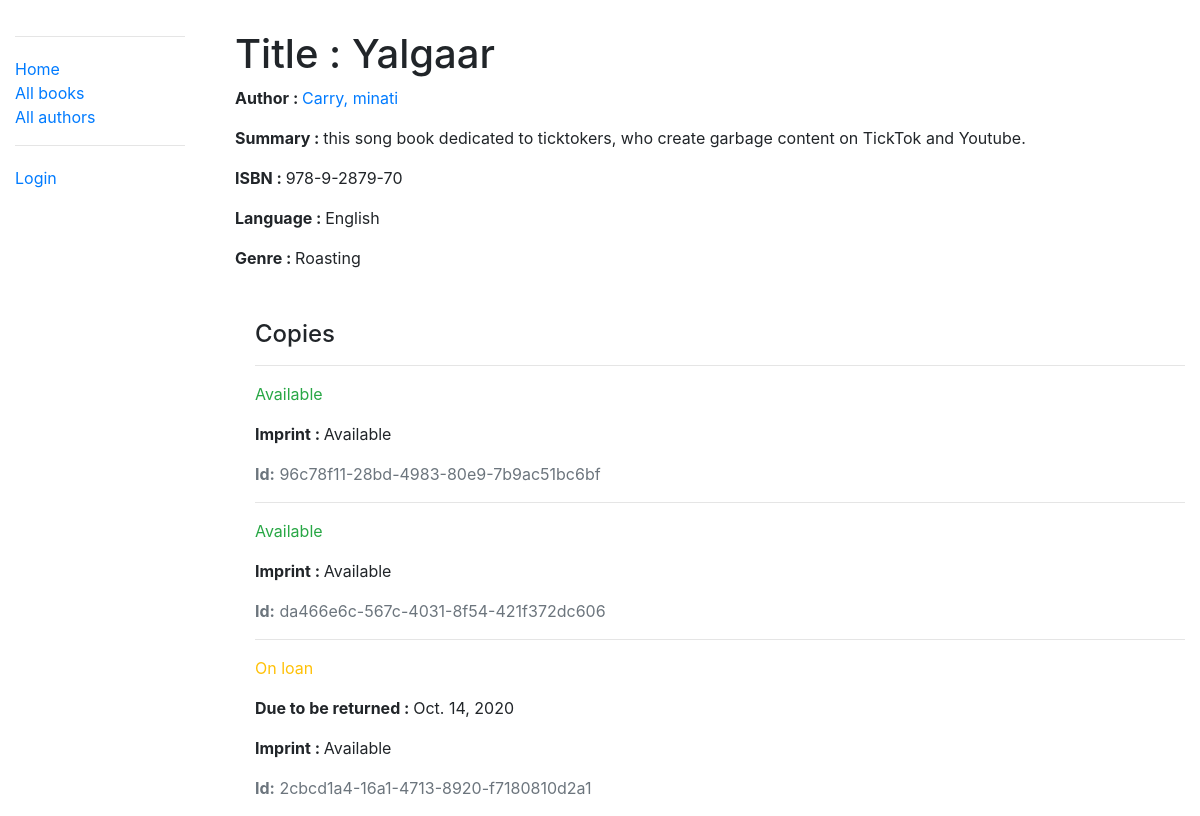
/catalog/book/2, run on the app's committed database.
### catalog/models.py (models this page shows, shortened)
class Book(models.Model):
    title = models.CharField(max_length=200)
    author = models.ForeignKey('Author', on_delete=models.SET_NULL, null=True)
    summary = models.TextField(max_length=1000, help_text="Enter a brief description of the book")
    isbn = models.CharField('ISBN', max_length=13,
                            help_text='13 Character <a href="https://www.isbn-international.org/content/what-isbn'
                                      '">ISBN number</a>')
    genre = models.ManyToManyField(Genre, help_text="Select a genre for this book")
    language = models.ForeignKey('Language', on_delete=models.SET_NULL, null=True)
    def display_genre(self):
        """Creates a string for the Genre. This is required to display genre in Admin."""
        return ', '.join([genre.name for genre in self.genre.all()[:3]])
    display_genre.short_description = 'Genre'

class Author(models.Model):
    first_name = models.CharField(max_length=100)
    last_name = models.CharField(max_length=100)
    date_of_birth = models.DateField(null=True, blank=True)
    date_of_death = models.DateField('died', null=True, blank=True)
    class Meta:
        ordering = ['last_name', 'first_name']
    def __str__(self):
        return '{0}, {1}'.format(self.last_name, self.first_name)

class Language(models.Model):
    name = models.CharField(max_length=200,
                            help_text="Enter the book's natural language (e.g. English, French, Japanese etc.)")
    def __str__(self):
        return self.name

class Genre(models.Model):
    name = models.CharField(
        max_length=200,
        help_text="Enter a book genre (e.g. Science Fiction, French Poetry etc.)"
        )
    def __str__(self):
        return self.name

class BookInstance(models.Model):
    id = models.UUIDField(primary_key=True, default=uuid.uuid4,
                          help_text="Unique ID for this particular book across whole library")
    book = models.ForeignKey('Book', on_delete=models.SET_NULL, null=True)
    imprint = models.CharField(max_length=200)
    due_back = models.DateField(null=True, blank=True)
    borrower = models.ForeignKey(User, on_delete=models.SET_NULL, null=True, blank=True)
    LOAN_STATUS = (
        ('d', 'Maintenance'),
        ('o', 'On loan'),
        ('a', 'Available'),
        ('r', 'Reserved'),
    )
    status = models.CharField(
        max_length=1,
        choices=LOAN_STATUS,
        blank=True,
        default='d',
        help_text='Book availability')
    class Meta:
        ordering = ['due_back']
        permissions = (("can_mark_returned", "Set book as returned"),)

### catalog/views.py (the view, shortened to what this page needs)
# urls.py: path('book/<int:pk>', views.BookDetailView.as_view(), name='book-detail'),
class BookDetailView(generic.DetailView):
    model = Book

### catalog/templates/catalog/book_detail.html (shortened to what this page needs)
<!DOCTYPE html>
<html lang="en">
<head>
</head>
<body>
    {% extends "base_generic.html" %}
    {% block content %}
    <div style="margin-left:20px;margin-top:30px">
        <h1>Title : {{ book.title }}</h1>
        <p><strong>Author : </strong> <a href=" ">{{ book.author }}</a></p>
        <p><strong>Summary : </strong> {{ book.summary }}</p>
        <p><strong>ISBN : </strong> {{ book.isbn }}</p>
        <p><strong>Language : </strong> {{ book.language }}</p>
        <p><strong>Genre : </strong> {{ book.genre.all|join:", " }}</p>
        <div style="margin-left:20px;margin-top:50px">
        <h4>Copies</h4>
        {% for copy in book.bookinstance_set.all %}
            <hr>
            <p class="{% if copy.status == 'a' %}text-success{% elif copy.status == 'm' %}text-danger{% else %}text-warning{% endif %}"> {{ copy.get_status_display }}   </p>
            {% if copy.status != 'a' %}
                <p><strong>Due to be returned : </strong> {{ copy.due_back }}</p>
            {% endif %}
                <p><strong>Imprint : </strong> {{ copy.imprint }}</p>
                <p class="text-muted"><strong>Id:</strong> {{ copy.id }}</p>
            {% endfor %}
        </div>
    {% endblock %}

### catalog/templates/base_generic.html (shortened to what this page needs)
<!DOCTYPE html>
<html lang="en">
<head>
    <link rel="stylesheet" href="https://stackpath.bootstrapcdn.com/bootstrap/4.1.3/css/bootstrap.min.css">
    {% load static %}
    <link rel="stylesheet" href="{% static 'css/styles.css' %}">
</head>
<body>
    <div class="container-fluid">
    <div class="row" >
     <div class="col-sm-2" style="margin-top:20px">
        {% block sidebar %}
         <hr/>
        <ul class="sidebar-nav">
            <li><a href="{% url 'index' %}">Home</a></li>
            <li><a href="{% url 'books' %}">All books</a></li>
        <li><a href="{% url 'authors' %}">All authors</a></li>
        </ul>
         <hr/>
        <ul class="sidebar-nav">
        {% if user.is_authenticated %}
            <li>User : {{ user.get_username }}</li>
            <li><a href="{% url 'my-borrowed' %}">My Borrowed</a></li>
            <li><a href="{% url 'logout'%}?next={{request.path}}">Logout</a></li>
        {% else %}
            <li><a href="{% url 'login'%}?next={{request.path}}">Login</a></li>
        {% endif %}
        </ul>
         <br>
     {% endblock %}
     </div>
  <div class="col-sm-10 ">
  {% block content %}{% endblock %}
  </div>
    </div>
</body>
</html>

### catalog/static/CSS/styles.css (style rules this page uses)
.sidebar-nav { margin-top: 20px; padding: 0; list-style: none; }

### data on the page
Book: title "Yalgaar", author "Carry, minati", summary "this song book dedicated to ticktokers, who create garbage content on TickTok and Youtube.", isbn "978-9-2879-70", language "English", genre.all "Roasting"
BookInstance: status "Available", imprint "Available", id "96c78f11-28bd-4983-80e9-7b9ac51bc6bf"
BookInstance: status "Available", imprint "Available", id "da466e6c-567c-4031-8f54-421f372dc606"
BookInstance: status "On loan", due_back "Oct. 14, 2020", imprint "Available", id "2cbcd1a4-16a1-4713-8920-f7180810d2a1"
